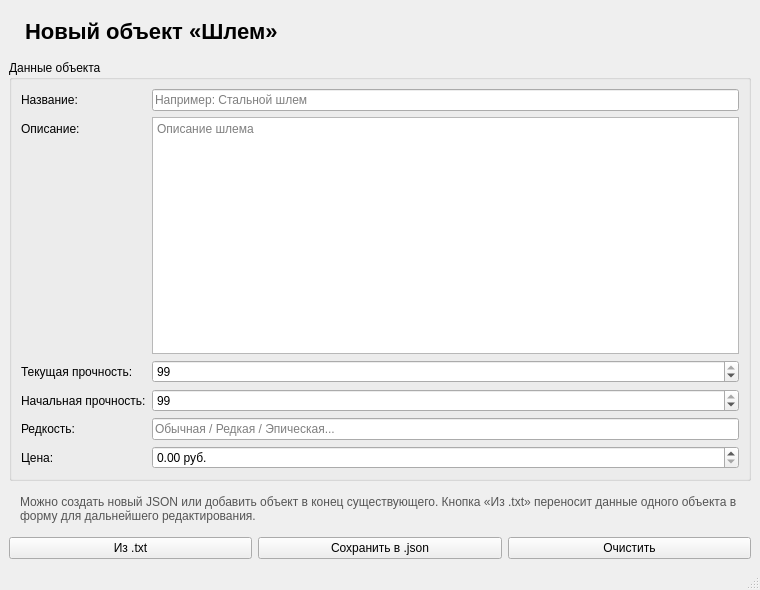
<?xml version="1.0" encoding="UTF-8"?>
<ui version="4.0">
 <class>Program1Window</class>
 <widget class="QMainWindow" name="Program1Window">
  <property name="geometry">
   <rect><x>0</x><y>0</y><width>760</width><height>590</height></rect>
  </property>
  <property name="minimumSize">
   <size><width>700</width><height>540</height></size>
  </property>
  <property name="windowTitle">
   <string>Создатель шлемов</string>
  </property>
  <widget class="QWidget" name="centralwidget">
   <layout class="QVBoxLayout" name="mainLayout">
    <item>
     <widget class="QLabel" name="titleLabel">
      <property name="text"><string>Новый объект «Шлем»</string></property>
      <property name="styleSheet"><string>font-size: 22px; font-weight: bold; padding: 10px;</string></property>
     </widget>
    </item>
    <item>
     <widget class="QGroupBox" name="formGroup">
      <property name="title"><string>Данные объекта</string></property>
      <layout class="QFormLayout" name="formLayout">
       <item row="0" column="0">
        <widget class="QLabel" name="nameLabel"><property name="text"><string>Название:</string></property></widget>
       </item>
       <item row="0" column="1">
        <widget class="QLineEdit" name="nameEdit"><property name="placeholderText"><string>Например: Стальной шлем</string></property></widget>
       </item>
       <item row="1" column="0">
        <widget class="QLabel" name="descriptionLabel"><property name="text"><string>Описание:</string></property></widget>
       </item>
       <item row="1" column="1">
        <widget class="QTextEdit" name="descriptionEdit"><property name="maximumHeight"><number>90</number></property><property name="placeholderText"><string>Описание шлема</string></property></widget>
       </item>
       <item row="2" column="0">
        <widget class="QLabel" name="currentLabel"><property name="text"><string>Текущая прочность:</string></property></widget>
       </item>
       <item row="2" column="1">
        <widget class="QSpinBox" name="currentDurabilitySpin"><property name="value"><number>100</number></property></widget>
       </item>
       <item row="3" column="0">
        <widget class="QLabel" name="initialLabel"><property name="text"><string>Начальная прочность:</string></property></widget>
       </item>
       <item row="3" column="1">
        <widget class="QSpinBox" name="initialDurabilitySpin"><property name="value"><number>100</number></property></widget>
       </item>
       <item row="4" column="0">
        <widget class="QLabel" name="rarityLabel"><property name="text"><string>Редкость:</string></property></widget>
       </item>
       <item row="4" column="1">
        <widget class="QLineEdit" name="rarityEdit"><property name="placeholderText"><string>Обычная / Редкая / Эпическая...</string></property></widget>
       </item>
       <item row="5" column="0">
        <widget class="QLabel" name="priceLabel"><property name="text"><string>Цена:</string></property></widget>
       </item>
       <item row="5" column="1">
        <widget class="QDoubleSpinBox" name="priceSpin"><property name="suffix"><string> руб.</string></property><property name="decimals"><number>2</number></property></widget>
       </item>
      </layout>
     </widget>
    </item>
    <item>
     <widget class="QLabel" name="hintLabel">
      <property name="text"><string>Можно создать новый JSON или добавить объект в конец существующего. Кнопка «Из .txt» переносит данные одного объекта в форму для дальнейшего редактирования.</string></property>
      <property name="wordWrap"><bool>true</bool></property>
      <property name="styleSheet"><string>padding: 8px; color: #555555;</string></property>
     </widget>
    </item>
    <item>
     <layout class="QHBoxLayout" name="buttonsLayout">
      <item>
       <widget class="QPushButton" name="txtButton">
        <property name="minimumHeight"><number>45</number></property>
        <property name="text"><string>Из .txt</string></property>
       </widget>
      </item>
      <item>
       <widget class="QPushButton" name="saveButton">
        <property name="minimumHeight"><number>45</number></property>
        <property name="text"><string>Сохранить в .json</string></property>
       </widget>
      </item>
      <item>
       <widget class="QPushButton" name="clearButton">
        <property name="minimumHeight"><number>45</number></property>
        <property name="text"><string>Очистить</string></property>
       </widget>
      </item>
     </layout>
    </item>
   </layout>
  </widget>
  <widget class="QStatusBar" name="statusbar"/>
 </widget>
 <resources/>
 <connections/>
</ui>
